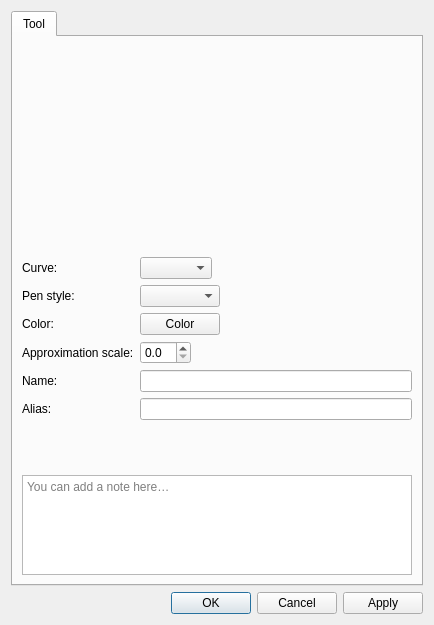
<?xml version="1.0" encoding="UTF-8"?>
<ui version="4.0">
 <class>DialogParallelCurve</class>
 <widget class="QDialog" name="DialogParallelCurve">
  <property name="geometry">
   <rect>
    <x>0</x>
    <y>0</y>
    <width>434</width>
    <height>625</height>
   </rect>
  </property>
  <property name="windowTitle">
   <string>Parallel curve tool</string>
  </property>
  <property name="windowIcon">
   <iconset resource="../../../vmisc/share/resources/icon.qrc">
    <normaloff>:/icon/64x64/icon64x64.png</normaloff>:/icon/64x64/icon64x64.png</iconset>
  </property>
  <layout class="QVBoxLayout" name="verticalLayout_2">
   <item>
    <widget class="QTabWidget" name="tabWidget">
     <property name="currentIndex">
      <number>0</number>
     </property>
     <widget class="QWidget" name="tab">
      <attribute name="title">
       <string>Tool</string>
      </attribute>
      <layout class="QVBoxLayout" name="verticalLayout">
       <item>
        <widget class="QWidget" name="formulaPlaceholder" native="true"/>
       </item>
       <item>
        <layout class="QFormLayout" name="formLayout_2">
         <property name="fieldGrowthPolicy">
          <enum>QFormLayout::FieldGrowthPolicy::ExpandingFieldsGrow</enum>
         </property>
         <item row="0" column="0">
          <widget class="QLabel" name="label_7">
           <property name="sizePolicy">
            <sizepolicy hsizetype="Fixed" vsizetype="Preferred">
             <horstretch>0</horstretch>
             <verstretch>0</verstretch>
            </sizepolicy>
           </property>
           <property name="text">
            <string>Curve:</string>
           </property>
          </widget>
         </item>
         <item row="0" column="1">
          <widget class="QComboBox" name="comboBoxCurve"/>
         </item>
         <item row="2" column="0">
          <widget class="QLabel" name="label_8">
           <property name="text">
            <string>Color:</string>
           </property>
          </widget>
         </item>
         <item row="1" column="0">
          <widget class="QLabel" name="label">
           <property name="text">
            <string>Pen style:</string>
           </property>
          </widget>
         </item>
         <item row="1" column="1">
          <widget class="QComboBox" name="comboBoxPenStyle">
           <property name="minimumSize">
            <size>
             <width>80</width>
             <height>0</height>
            </size>
           </property>
           <property name="maximumSize">
            <size>
             <width>110</width>
             <height>16777215</height>
            </size>
           </property>
           <property name="iconSize">
            <size>
             <width>80</width>
             <height>14</height>
            </size>
           </property>
          </widget>
         </item>
         <item row="3" column="0">
          <widget class="QLabel" name="label_2">
           <property name="text">
            <string>Approximation scale:</string>
           </property>
          </widget>
         </item>
         <item row="3" column="1">
          <widget class="QDoubleSpinBox" name="doubleSpinBoxApproximationScale">
           <property name="toolTip">
            <string>Set approximation scale for this curve, 0 - use global value</string>
           </property>
           <property name="decimals">
            <number>1</number>
           </property>
           <property name="maximum">
            <double>10.000000000000000</double>
           </property>
           <property name="singleStep">
            <double>0.100000000000000</double>
           </property>
          </widget>
         </item>
         <item row="5" column="0">
          <widget class="QLabel" name="labelAlias">
           <property name="text">
            <string>Alias:</string>
           </property>
          </widget>
         </item>
         <item row="5" column="1">
          <widget class="QLineEdit" name="lineEditAlias">
           <property name="clearButtonEnabled">
            <bool>true</bool>
           </property>
          </widget>
         </item>
         <item row="2" column="1">
          <widget class="VPE::QtColorPicker" name="pushButtonColor">
           <property name="text">
            <string notr="true">Color</string>
           </property>
          </widget>
         </item>
         <item row="4" column="0">
          <widget class="QLabel" name="labelName">
           <property name="text">
            <string>Name:</string>
           </property>
          </widget>
         </item>
         <item row="4" column="1">
          <widget class="QLineEdit" name="lineEditName"/>
         </item>
        </layout>
       </item>
       <item>
        <layout class="QHBoxLayout" name="notesSeparatorLayout">
         <property name="leftMargin">
          <number>33</number>
         </property>
         <property name="rightMargin">
          <number>33</number>
         </property>
         <item>
          <widget class="QFrame" name="notesSeparator">
           <property name="minimumSize">
            <size>
             <width>0</width>
             <height>1</height>
            </size>
           </property>
           <property name="maximumSize">
            <size>
             <width>16777215</width>
             <height>1</height>
            </size>
           </property>
          </widget>
         </item>
        </layout>
       </item>
       <item>
        <widget class="QPlainTextEdit" name="plainTextEditToolNotes">
         <property name="placeholderText">
          <string>You can add a note here…</string>
         </property>
         <property name="maximumSize">
          <size>
           <width>16777215</width>
           <height>100</height>
          </size>
         </property>
        </widget>
       </item>
      </layout>
     </widget>
    </widget>
   </item>
   <item>
    <widget class="QDialogButtonBox" name="buttonBox">
     <property name="orientation">
      <enum>Qt::Orientation::Horizontal</enum>
     </property>
     <property name="standardButtons">
      <set>QDialogButtonBox::StandardButton::Apply|QDialogButtonBox::StandardButton::Cancel|QDialogButtonBox::StandardButton::Ok</set>
     </property>
    </widget>
   </item>
  </layout>
 </widget>
 <customwidgets>
  <customwidget>
   <class>VPE::QtColorPicker</class>
   <extends>QPushButton</extends>
   <header>../vpropertyexplorer/qtcolorpicker.h</header>
  </customwidget>
 </customwidgets>
 <resources>
  <include location="../../../vmisc/share/resources/icon.qrc"/>
 </resources>
 <connections>
  <connection>
   <sender>buttonBox</sender>
   <signal>accepted()</signal>
   <receiver>DialogParallelCurve</receiver>
   <slot>accept()</slot>
   <hints>
    <hint type="sourcelabel">
     <x>248</x>
     <y>254</y>
    </hint>
    <hint type="destinationlabel">
     <x>157</x>
     <y>274</y>
    </hint>
   </hints>
  </connection>
  <connection>
   <sender>buttonBox</sender>
   <signal>rejected()</signal>
   <receiver>DialogParallelCurve</receiver>
   <slot>reject()</slot>
   <hints>
    <hint type="sourcelabel">
     <x>316</x>
     <y>260</y>
    </hint>
    <hint type="destinationlabel">
     <x>286</x>
     <y>274</y>
    </hint>
   </hints>
  </connection>
 </connections>
</ui>
